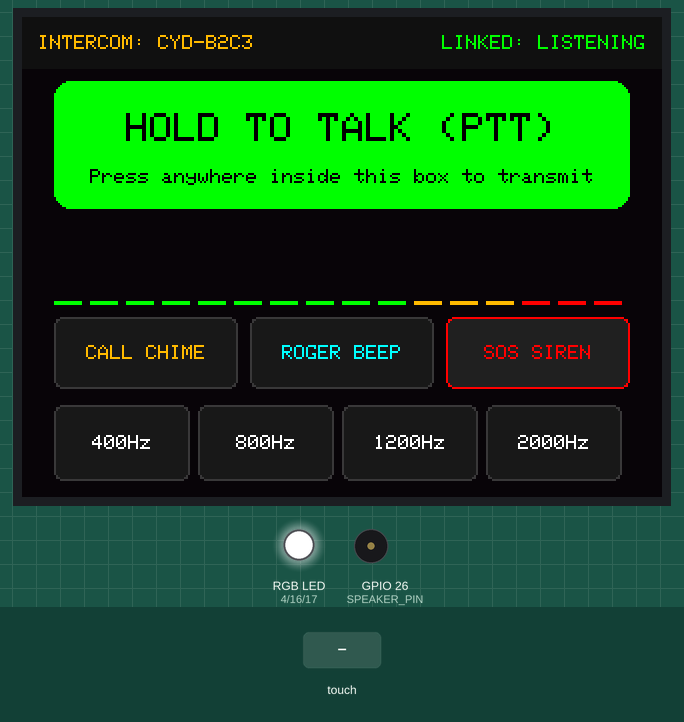
Bench run of a program on a simulated ESP32. Shown: 320×240 colour display, an RGB LED mixed from three pins (HIGH = lit), buzzer (waves = sounding). The test bench sets the inputs (shaded band). Random numbers use the default seed unless the program sets one; what the program prints to the serial monitor is not drawn.

Above: at 0.6 s.
At 5.6 s:
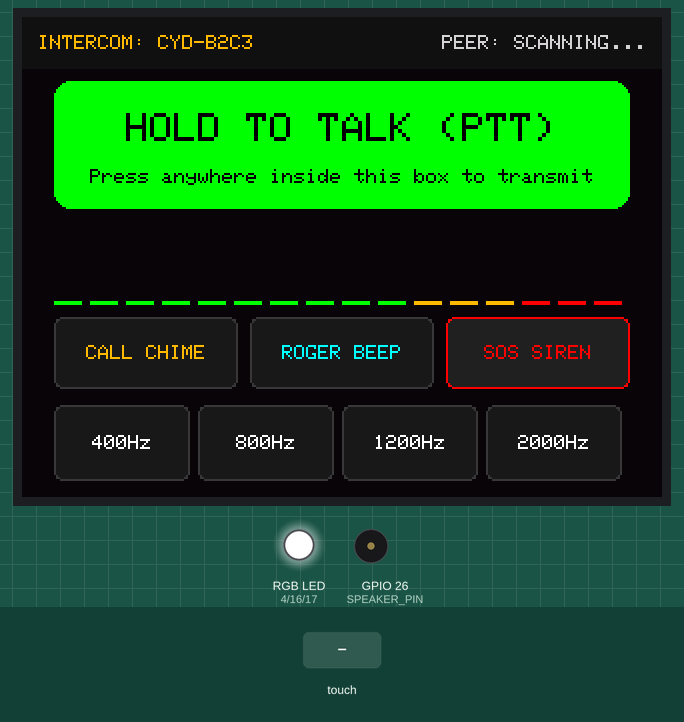
5.7 s: touch panel pressed at 13 % / 30 % of its raw x / y range
At 6.4 s:
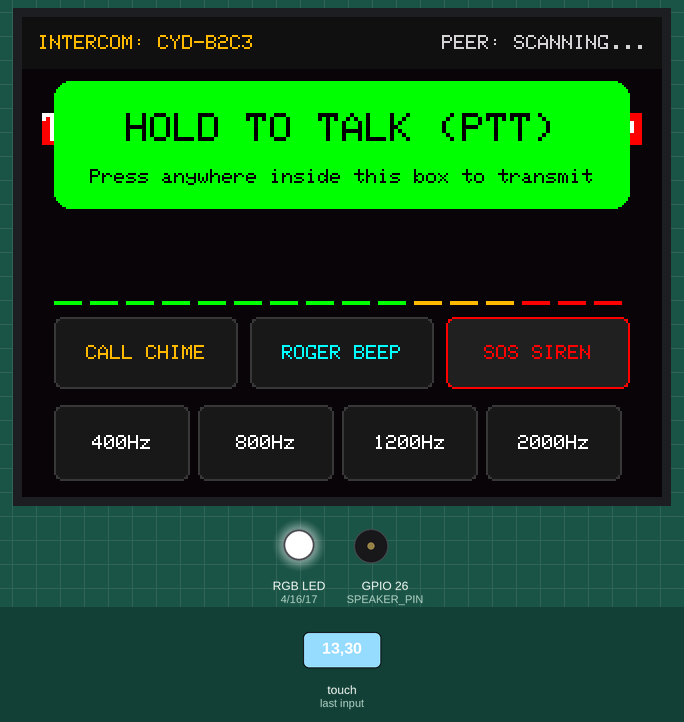
7.4 s: touch panel pressed at 13 % / 90 % of its raw x / y range
At 7.9 s:
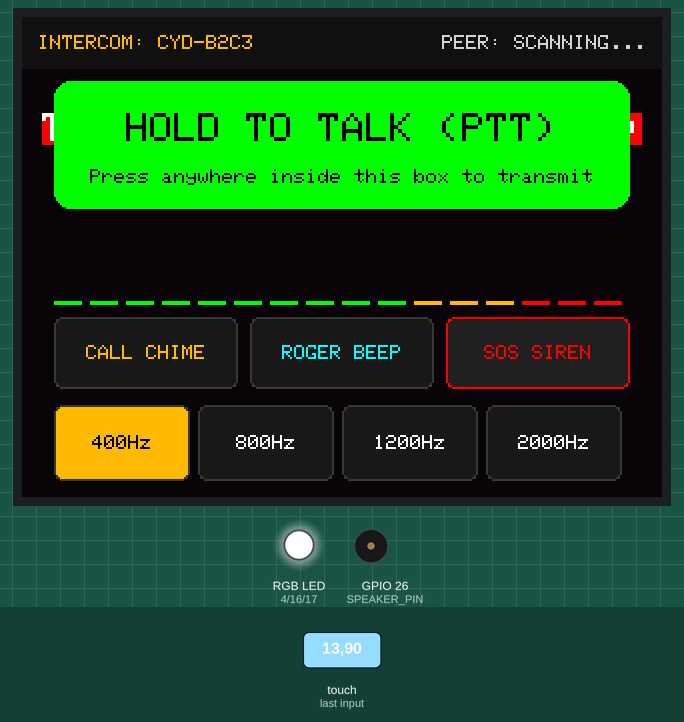
Timing chart, 0 to 10.4 s (numbered marks = the images above; inputs shaded):
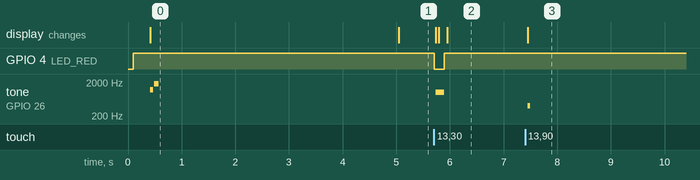

Measured:
- after the input at 5.7 s, GPIO 4 (LED_RED): HIGH → LOW at once, → HIGH 0.18 s later; tone on GPIO 26 (SPEAKER_PIN): silent → 1000 Hz at once, → silent 0.15 s later; the display: first changes at once (image 2 shows a later state)
- after the input at 7.4 s, tone on GPIO 26 (SPEAKER_PIN): silent → 400 Hz after 0.05 s, → silent 0.04 s later; the display: changes after 0.05 s (image 3)
- what the display in image 0 shows lasts 4.6 s, from 0.4 s to 5.0 s

The program:

main.cpp
```cpp
/**
 * @file main.cpp
 * @brief 34 - CYD-to-CYD Walkie-Talkie & Acoustic Voice Intercom
 * @author Tushar Aggarwal (tushar2704)
 * @repository https://github.com/tushar2704/Cheap-Yellow-Display-Community
 *
 * Community Channels:
 * - Tech & Coding: https://youtube.com/@IamNotIntoTech
 * - 3D Printing & Enclosure: https://youtube.com/@Makerrdesigns
 *
 * Hardware:
 * - Two or more ESP32-2432S028R Cheap Yellow Displays
 * - Protocol: Raw ESP-NOW 2.4GHz Peer-to-Peer
 * - Audio Output: FM8002A Amplifier on GPIO 26
 * - Visual Alerts: RGB LED (GPIO 4, 16, 17)
 */

#include <Arduino.h>
#include <SPI.h>
#include <WiFi.h>
#include <esp_now.h>
#include <TFT_eSPI.h>
#include <XPT2046_Touchscreen.h>

// Hardware Pin Definitions
#define XPT2046_IRQ   36
#define XPT2046_MOSI  13
#define XPT2046_MISO  12
#define XPT2046_CLK   14
#define XPT2046_CS    33

#define LED_RED       4
#define LED_GREEN     16
#define LED_BLUE      17
#define SPEAKER_PIN   26

// Touchscreen Calibration
#define TS_MINX 300
#define TS_MAXX 3800
#define TS_MINY 200
#define TS_MAXY 3700

// Initialize Display & Touch
TFT_eSPI tft = TFT_eSPI();
SPIClass touchSPI(VSPI);
XPT2046_Touchscreen ts(XPT2046_CS, XPT2046_IRQ);

// Packet Definitions
#define AUDIO_PKT_TONE   0x01
#define AUDIO_PKT_CHIME  0x02
#define AUDIO_PKT_PING   0x03

struct __attribute__((packed)) WalkiePacket {
  uint8_t msgType;
  uint16_t freq;
  uint16_t durationMs;
  uint8_t volume;
  char caller[10];
};

uint8_t broadcastMac[] = {0xFF, 0xFF, 0xFF, 0xFF, 0xFF, 0xFF};

char myCallsign[10] = "CYD-UNIT1";
char peerCallsign[10] = "LISTENING";
unsigned long lastPeerSeen = 0;

// Intercom State
bool isTransmitting = false;
bool isReceiving = false;
unsigned long rxAudioUntil = 0;
uint16_t selectedToneFreq = 1000;
uint8_t volumeLevel = 80;

// Spectrum Bar Heights
int barHeights[16] = {0};

void setRgb(bool r, bool g, bool b) {
  digitalWrite(LED_RED, r ? LOW : HIGH);
  digitalWrite(LED_GREEN, g ? LOW : HIGH);
  digitalWrite(LED_BLUE, b ? LOW : HIGH);
}

void playBeep(int freq, int dur) {
  tone(SPEAKER_PIN, freq, dur);
}

void sendWalkiePacket(uint8_t type, uint16_t freq, uint16_t dur) {
  WalkiePacket pkt;
  pkt.msgType = type;
  pkt.freq = freq;
  pkt.durationMs = dur;
  pkt.volume = volumeLevel;
  strncpy(pkt.caller, myCallsign, 9);
  pkt.caller[9] = '\0';
  esp_now_send(broadcastMac, (uint8_t*)&pkt, sizeof(pkt));
}

// Receive Callback
void onDataRecv(const uint8_t *mac, const uint8_t *data, int len) {
  if (len == sizeof(WalkiePacket)) {
    WalkiePacket pkt;
    memcpy(&pkt, data, sizeof(pkt));
    lastPeerSeen = millis();
    strncpy(peerCallsign, pkt.caller, 9);
    peerCallsign[9] = '\0';

    if (pkt.msgType == AUDIO_PKT_TONE) {
      isReceiving = true;
      rxAudioUntil = millis() + pkt.durationMs;
      tone(SPEAKER_PIN, pkt.freq, pkt.durationMs);
      setRgb(false, false, true); // Blue on RX
    } else if (pkt.msgType == AUDIO_PKT_CHIME) {
      isReceiving = true;
      rxAudioUntil = millis() + 400;
      setRgb(false, true, true);
      playBeep(1200, 100);
      delay(110);
      playBeep(1800, 150);
      setRgb(false, false, false);
    }
  }
}

void drawHeader() {
  tft.fillRect(0, 0, 320, 26, 0x1082); // Dark Navy Bar

  tft.setTextColor(0xFDC0, 0x1082);
  tft.setTextSize(1);
  tft.setTextDatum(ML_DATUM);
  tft.drawString(String("INTERCOM: ") + myCallsign, 8, 13);

  bool linked = (millis() - lastPeerSeen < 4000);
  tft.setTextDatum(MR_DATUM);
  if (linked) {
    tft.setTextColor(0x07E0, 0x1082);
    tft.drawString(String("LINKED: ") + peerCallsign, 312, 13);
  } else {
    tft.setTextColor(TFT_LIGHTGREY, 0x1082);
    tft.drawString("PEER: SCANNING...", 312, 13);
  }
}

void drawPttStatus() {
  int pttX = 16, pttY = 32, pttW = 288, pttH = 64;

  if (isTransmitting) {
    tft.fillRoundRect(pttX, pttY, pttW, pttH, 8, 0xF800); // Red TX
    tft.setTextColor(TFT_WHITE, 0xF800);
    tft.setTextSize(2);
    tft.setTextDatum(MC_DATUM);
    tft.drawString("TRANSMITTING (PTT ACTIVE)", 160, 56);
    tft.setTextSize(1);
    tft.drawString(String("Frequency: ") + selectedToneFreq + " Hz", 160, 80);
  } else if (isReceiving) {
    tft.fillRoundRect(pttX, pttY, pttW, pttH, 8, 0x001F); // Blue RX
    tft.setTextColor(TFT_WHITE, 0x001F);
    tft.setTextSize(2);
    tft.setTextDatum(MC_DATUM);
    tft.drawString("RECEIVING AUDIO...", 160, 56);
    tft.setTextSize(1);
    tft.drawString(String("From: ") + peerCallsign, 160, 80);
  } else {
    tft.fillRoundRect(pttX, pttY, pttW, pttH, 8, 0x07E0); // Green Standby
    tft.setTextColor(TFT_BLACK, 0x07E0);
    tft.setTextSize(2);
    tft.setTextDatum(MC_DATUM);
    tft.drawString("HOLD TO TALK (PTT)", 160, 56);
    tft.setTextSize(1);
    tft.drawString("Press anywhere inside this box to transmit", 160, 80);
  }
}

void drawSpectrumBars() {
  int startX = 16, startY = 104, totalW = 288, totalH = 40;
  tft.fillRect(startX, startY, totalW, totalH, 0x0821);

  int barW = 14;
  for (int i = 0; i < 16; i++) {
    int x = startX + i * 18;
    int h = (isTransmitting || isReceiving) ? random(6, totalH) : 2;
    uint16_t col = (i < 10) ? 0x07E0 : (i < 13 ? 0xFDC0 : 0xF800);
    tft.fillRect(x, startY + totalH - h, barW, h, col);
  }
}

void drawControls() {
  // Quick Call Buttons
  tft.fillRoundRect(16, 150, 92, 36, 4, 0x18C3);
  tft.drawRoundRect(16, 150, 92, 36, 4, 0x39C7);
  tft.setTextColor(0xFDC0, 0x18C3);
  tft.setTextSize(1);
  tft.setTextDatum(MC_DATUM);
  tft.drawString("CALL CHIME", 62, 168);

  tft.fillRoundRect(114, 150, 92, 36, 4, 0x18C3);
  tft.drawRoundRect(114, 150, 92, 36, 4, 0x39C7);
  tft.setTextColor(0x07FF, 0x18C3);
  tft.drawString("ROGER BEEP", 160, 168);

  tft.fillRoundRect(212, 150, 92, 36, 4, 0x2104);
  tft.drawRoundRect(212, 150, 92, 36, 4, 0xF800);
  tft.setTextColor(0xF800, 0x2104);
  tft.drawString("SOS SIREN", 258, 168);

  // Tone Frequency Selector (400, 800, 1200, 2000 Hz)
  const uint16_t freqs[] = {400, 800, 1200, 2000};
  for (int i = 0; i < 4; i++) {
    int x = 16 + i * 72;
    int y = 194;
    bool isSel = (selectedToneFreq == freqs[i]);
    uint16_t bg = isSel ? 0xFDC0 : 0x18C3;
    uint16_t fg = isSel ? TFT_BLACK : TFT_WHITE;

    tft.fillRoundRect(x, y, 68, 38, 4, bg);
    tft.drawRoundRect(x, y, 68, 38, 4, 0x39C7);
    tft.setTextColor(fg, bg);
    tft.drawString(String(freqs[i]) + "Hz", x + 34, y + 19);
  }
}

void setup() {
  Serial.begin(115200);
  delay(100);
  Serial.println("\n[CYD-34] CYD Walkie-Talkie & Intercom Initializing...");

  pinMode(LED_RED, OUTPUT);
  pinMode(LED_GREEN, OUTPUT);
  pinMode(LED_BLUE, OUTPUT);
  pinMode(SPEAKER_PIN, OUTPUT);
  setRgb(false, false, false);

  tft.init();
  tft.setRotation(1);
  tft.fillScreen(0x0821);

  touchSPI.begin(XPT2046_CLK, XPT2046_MISO, XPT2046_MOSI, XPT2046_CS);
  ts.begin(touchSPI);
  ts.setRotation(1);

  uint8_t mac[6];
  WiFi.macAddress(mac);
  snprintf(myCallsign, sizeof(myCallsign), "CYD-%02X%02X", mac[4], mac[5]);

  WiFi.mode(WIFI_STA);
  WiFi.disconnect();
  esp_now_init();
  esp_now_register_recv_cb(onDataRecv);

  esp_now_peer_info_t peerInfo = {};
  memcpy(peerInfo.peer_addr, broadcastMac, 6);
  peerInfo.channel = 1;
  peerInfo.encrypt = false;
  esp_now_add_peer(&peerInfo);

  drawHeader();
  drawPttStatus();
  drawSpectrumBars();
  drawControls();

  playBeep(1200, 60);
  delay(80);
  playBeep(1800, 80);
}

unsigned long lastPing = 0;
unsigned long lastSpecUpdate = 0;

void loop() {
  // Clear RX state after playback duration
  if (isReceiving && millis() > rxAudioUntil) {
    isReceiving = false;
    setRgb(false, false, false);
    drawPttStatus();
  }

  // Periodic Heartbeat
  if (millis() - lastPing > 2500) {
    lastPing = millis();
    sendWalkiePacket(AUDIO_PKT_PING, 0, 0);
    drawHeader();
  }

  // Animated Spectrum Bar Refresh
  if (millis() - lastSpecUpdate > 60) {
    lastSpecUpdate = millis();
    drawSpectrumBars();
  }

  // Touch Handling
  if (ts.touched()) {
    TS_Point p = ts.getPoint();
    int x = map(p.x, TS_MINX, TS_MAXX, 0, 320);
    int y = map(p.y, TS_MINY, TS_MAXY, 0, 240);

    // PTT Box (16, 32, 288, 64)
    if (x >= 16 && x <= 304 && y >= 32 && y <= 96) {
      if (!isTransmitting) {
        isTransmitting = true;
        setRgb(true, false, false); // Red on TX
        drawPttStatus();
      }
      tone(SPEAKER_PIN, selectedToneFreq);
      sendWalkiePacket(AUDIO_PKT_TONE, selectedToneFreq, 80);
      delay(40);
      return;
    }

    // Call Chime (16, 150, 92, 36)
    if (x >= 16 && x <= 108 && y >= 150 && y <= 186) {
      sendWalkiePacket(AUDIO_PKT_CHIME, 0, 0);
      playBeep(1200, 80);
      delay(90);
      playBeep(1800, 100);
      delay(200);
      return;
    }

    // Roger Beep (114, 150, 92, 36)
    if (x >= 114 && x <= 206 && y >= 150 && y <= 186) {
      sendWalkiePacket(AUDIO_PKT_TONE, 2200, 120);
      playBeep(2200, 120);
      delay(200);
      return;
    }

    // SOS Siren (212, 150, 92, 36)
    if (x >= 212 && x <= 304 && y >= 150 && y <= 186) {
      for (int f = 800; f <= 2400; f += 200) {
        sendWalkiePacket(AUDIO_PKT_TONE, f, 30);
        tone(SPEAKER_PIN, f, 30);
        delay(35);
      }
      delay(200);
      return;
    }

    // Tone Frequencies (y >= 194)
    if (y >= 194 && y <= 232) {
      const uint16_t freqs[] = {400, 800, 1200, 2000};
      for (int i = 0; i < 4; i++) {
        int fx = 16 + i * 72;
        if (x >= fx && x <= fx + 68) {
          selectedToneFreq = freqs[i];
          drawControls();
          playBeep(selectedToneFreq, 40);
          delay(180);
          break;
        }
      }
      return;
    }
  } else {
    // Finger released PTT
    if (isTransmitting) {
      noTone(SPEAKER_PIN);
      isTransmitting = false;
      setRgb(false, false, false);
      drawPttStatus();
    }
  }

  delay(15);
}
```
